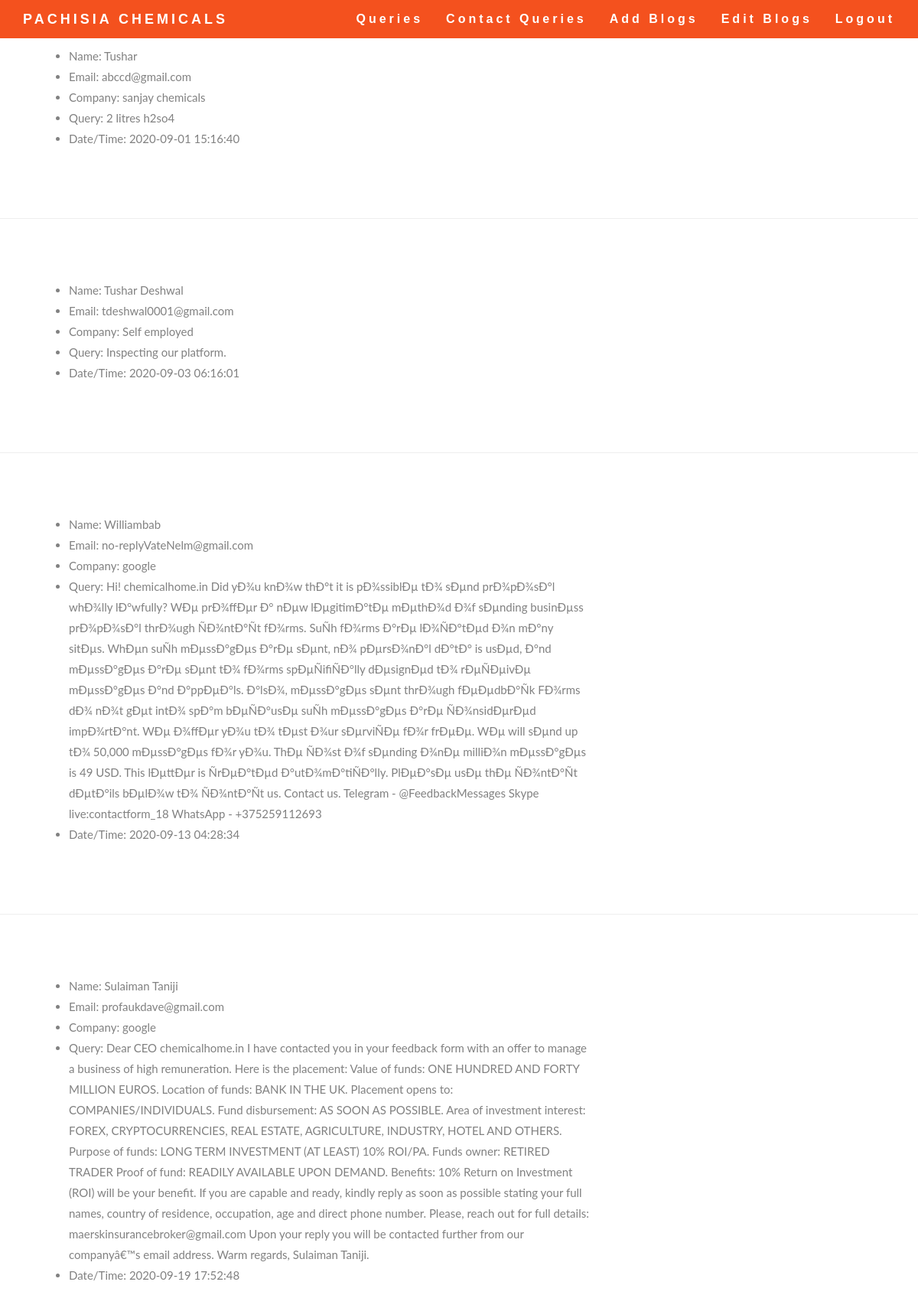
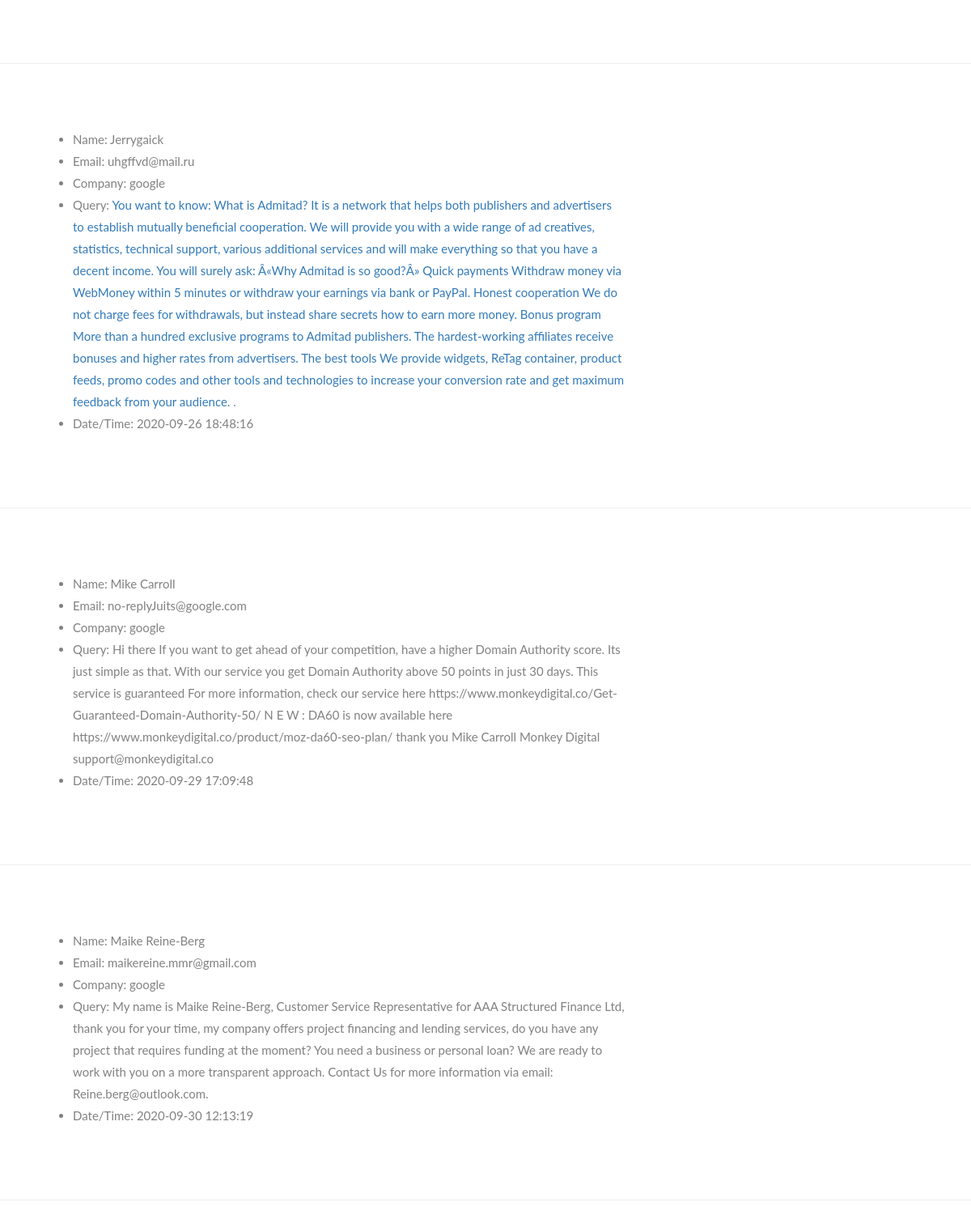
The app's page /queries.php (signed in, upper part) with its own data (2 pictures, top to bottom).
### tables this page shows
CREATE TABLE `queries` (
  `id` int(5) NOT NULL,
  `name` varchar(50) DEFAULT NULL,
  `email` varchar(100) NOT NULL,
  `company` varchar(50) DEFAULT NULL,
  `query` text,
  `time` timestamp NOT NULL DEFAULT CURRENT_TIMESTAMP
);

### queries.php (the view, shortened to what this page needs)
<?php
$connect_db = mysqli_connect("localhost","chemical_JATIN","5QaDk~i]r.Q-") or die("Cannot connect to server");
mysqli_select_db($connect_db,"chemical_PACHISIA") or die("Cannot connect to the database");
$query = mysqli_query($connect_db,"select * from queries");
?>
<!DOCTYPE html>
<html lang="en">
    <head>
        <link rel="stylesheet" href="https://maxcdn.bootstrapcdn.com/bootstrap/3.4.1/css/bootstrap.min.css">
        <link rel="stylesheet" href="style_admin_new.css">
    </head>
    <body id="myPage" data-spy="scroll" data-target=".navbar" data-offset="50">
        <nav class="navbar navbar-default navbar-fixed-top">
            <div class="container">
                <div class="navbar-header">
                    <a href="index.php" style="text-decoration: none;" class="navbar-brand temp1">PACHISIA CHEMICALS</a>
                </div>
                <div class="collapse navbar-collapse" id="myNavbar">
                    <ul class="nav navbar-nav navbar-right temp2">
                    	<li><a href="queries.php">Queries</a></li>
                    	<li><a href="contact_queries.php">Contact Queries</a></li>
                        <li><a href="addblogs.php">Add Blogs</a></li>
                        <li><a href="blogedit.php">Edit Blogs</a></li>
                        <li><a href="logout.php">Logout</a></li>
                    </ul>
                </div>
            </div>
        </nav>
		<?php
		if (mysqli_num_rows($query)>0) {
			while ($row = mysqli_fetch_array($query)) { ?>
				<div id="about" class="container-fluid">
		            <div class="row">
		                <div class="col-sm-8">
		                    <ul>
		                    	<li>Name: <?=$row['name']?></li>
		                    	<li>Email: <?=$row['email']?></li>
		                    	<li>Company: <?=$row['company']?></li>
		                    	<li>Query: <?=$row['query']?></li>
                                <li>Date/Time: <?=$row['time']?></li>
		                    </ul>
		                </div>
		            </div>
		        </div>
		        <hr>
		<?php
			}
		} else {
			echo "No records Found";
		}
		?>
    </body>
</html>

### style_admin_new.css (style rules this page uses)
body { font: 400 15px Lato, sans-serif; line-height: 1.8; color: #818181; }
.temp1 { font-weight: bolder; }
.temp2 { font-size: 16px; font-weight: bolder; }
.container-fluid { padding: 60px 50px; }
.navbar { margin-bottom: 0; background-color: #f4511e; z-index: 9999; border: 0; font-size: 12px !important; line-height: 1.42857143 !important; letter-spacing: 4px; border-radius: 0; font-family: Montserrat, sans-serif; }
.navbar li a, .navbar .navbar-brand { color: #fff !important; }
* { box-sizing: border-box; }
.row:after { content: ""; display: table; clear: both; }

### records on screen
queries: name "Tushar", email "abccd@gmail.com", company "sanjay chemicals", query "2 litres h2so4", time "2020-09-01 15:16:40"
queries: name "Tushar Deshwal", email "tdeshwal0001@gmail.com", company "Self employed", query "Inspecting our platform.", time "2020-09-03 06:16:01"
queries: name "Williambab", email "no-replyVateNelm@gmail.com", company "google", query "Hi! chemicalhome.in Did yÐ¾u knÐ¾w thÐ°t it is pÐ¾ssiblÐµ tÐ¾ sÐµnd prÐ¾pÐ¾sÐ°l whÐ¾lly lÐ°wfully? WÐµ prÐ¾ffÐµr Ð° nÐµw lÐµgitimÐ°tÐµ mÐµthÐ¾d Ð¾f sÐµnding businÐµss prÐ¾pÐ¾sÐ°l thrÐ¾ugh ÑÐ¾ntÐ°Ñt fÐ¾rms. SuÑh fÐ¾rms Ð°rÐµ lÐ¾ÑÐ°tÐµd Ð¾n mÐ°ny sitÐµs. WhÐµn suÑh mÐµssÐ°gÐµs Ð°rÐµ sÐµnt, nÐ¾ pÐµrsÐ¾nÐ°l dÐ°tÐ° is usÐµd, Ð°nd mÐµssÐ°gÐµs Ð°rÐµ sÐµnt tÐ¾ fÐ¾rms spÐµÑifiÑÐ°lly dÐµsignÐµd tÐ¾ rÐµÑÐµivÐµ mÐµssÐ°gÐµs Ð°nd Ð°ppÐµÐ°ls. Ð°lsÐ¾, mÐµssÐ°gÐµs sÐµnt thrÐ¾ugh fÐµÐµdbÐ°Ñk FÐ¾rms dÐ¾ nÐ¾t gÐµt intÐ¾ spÐ°m bÐµÑÐ°usÐµ suÑh mÐµssÐ°gÐµs Ð°rÐµ ÑÐ¾nsidÐµrÐµd impÐ¾rtÐ°nt. WÐµ Ð¾ffÐµr yÐ¾u tÐ¾ tÐµst Ð¾ur sÐµrviÑÐµ fÐ¾r frÐµÐµ. WÐµ will sÐµnd up tÐ¾ 50,000 mÐµssÐ°gÐµs fÐ¾r yÐ¾u. ThÐµ…", time "2020-09-13 04:28:34"
queries: name "Sulaiman Taniji", email "profaukdave@gmail.com", company "google", query "Dear CEO chemicalhome.in I have contacted you in your feedback form with an offer to manage a business of high remuneration. Here is the placement: Value of funds: ONE HUNDRED AND FORTY MILLION EUROS. Location of funds: BANK IN THE UK. Placement opens to: COMPANIES/INDIVIDUALS. Fund disbursement: AS SOON AS POSSIBLE. Area of investment interest: FOREX, CRYPTOCURRENCIES, REAL ESTATE, AGRICULTURE, INDUSTRY, HOTEL AND OTHERS. Purpose of funds: LONG TERM INVESTMENT (AT LEAST) 10% ROI/PA. Funds owner: RETIRED TRADER Proof of fund: READILY AVAILABLE UPON DEMAND. Benefits: 10% Return on Investment (ROI) will be your benefit. If you are capable and ready, kindly reply as soon as possible stating…", time "2020-09-19 17:52:48"
queries: name "Jerrygaick", email "uhgffvd@mail.ru", company "google", query "You want to know: What is Admitad? It is a network that helps both publishers and advertisers to establish mutually beneficial cooperation. We will provide you with a wide range of ad creatives, statistics, technical support, various additional services and will make everything so that you have a decent income. You will surely ask: Â«Why Admitad is so good?Â» Quick payments Withdraw money via WebMoney within 5 minutes or withdraw your earnings via bank or PayPal. Honest cooperation We do not charge fees for withdrawals, but instead share secrets how to earn more money. Bonus program More than a hundred exclusive programs to Admitad publishers. The hardest-working affiliates receive bonuses…", time "2020-09-26 18:48:16"
queries: name "Mike Carroll", email "no-replyJuits@google.com", company "google", query "Hi there If you want to get ahead of your competition, have a higher Domain Authority score. Its just simple as that. With our service you get Domain Authority above 50 points in just 30 days. This service is guaranteed For more information, check our service here https://www.monkeydigital.co/Get-Guaranteed-Domain-Authority-50/ N E W : DA60 is now available here https://www.monkeydigital.co/product/moz-da60-seo-plan/ thank you Mike Carroll Monkey Digital support@monkeydigital.co", time "2020-09-29 17:09:48"
queries: name "Maike Reine-Berg", email "maikereine.mmr@gmail.com", company "google", query "My name is Maike Reine-Berg, Customer Service Representative for AAA Structured Finance Ltd, thank you for your time, my company offers project financing and lending services, do you have any project that requires funding at the moment? You need a business or personal loan? We are ready to work with you on a more transparent approach. Contact Us for more information via email: Reine.berg@outlook.com.", time "2020-09-30 12:13:19"
